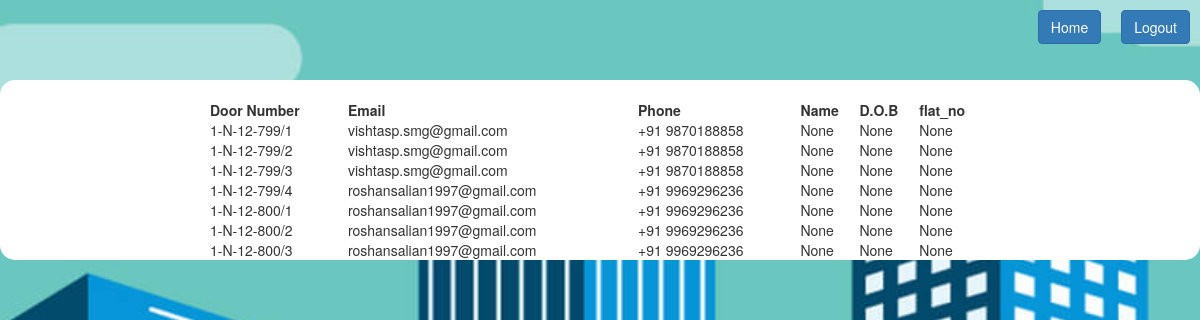
Page /displayFlatOwner on the earlier database version.
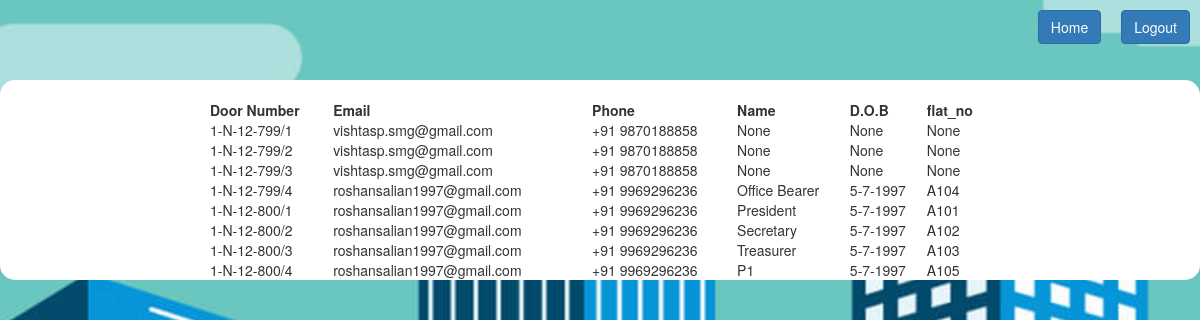
Same page on the later database version.
### tables this page shows
CREATE TABLE "homeOwns" (
	"aptNo"	TEXT,
	"email"	TEXT,
	"phone"	TEXT,
	"usrName"	TEXT,
	"dob"	TEXT,
	"photo"	TEXT,
	"id_photo"	TEXT,
	"father"	TEXT,
	"mother"	TEXT,
	"comm_address"	TEXT,
	"perm_address"	TEXT,
	"occupation"	TEXT,
	"occupancy"	INTEGER,
	"comm_add_proof"	TEXT,
	"perm_add_proof"	TEXT,
	"sale_deed"	TEXT,
	"flat_no"	TEXT,
	PRIMARY KEY("aptNo")
);

### script.py (the view)
@app.route('/displayFlatOwner')
def displayFlatOwner():
	conn = sqlite3.connect('data/data.db')
	cur = conn.cursor()
	cur.execute("SELECT * from homeOwns;")
	data = cur.fetchall()
	return render_template('flatOwnerInfo.html', data=data)

### script.py (called while the page is built)
@app.before_request
def before_request():
	g.user = None
	if 'user' in session:
		g.user = session['user']

### templates/flatOwnerInfo.html (shortened to what this page needs)
<!DOCTYPE html>
<html>
<head>
	<link rel="stylesheet" type="text/css" href="{{ url_for('static', filename='bootstrap.css') }}">
	<link rel="stylesheet" type="text/css" href="{{ url_for('static', filename='myStyles.css') }}">
	<link rel="stylesheet" href="https://maxcdn.bootstrapcdn.com/bootstrap/3.4.0/css/bootstrap.min.css">
</head>
<body class="bgSet">
	<a href="/logout" style="float: right; margin: 10px"><button class="btn btn-primary">Logout</button></a>
  <a href="/welcomeH" style="float: right; margin: 10px"><button class="btn btn-primary">Home</button></a>
  <br>
  <br><br><br>
  <div style="text-align:center; background-color: white; border-radius:15px;">
		<center>
			<table  width="65%" align="center;" style="margin: 0px auto;">
				<tr>
					<td><b>Door Number</b></td>
			    <td><b>Email</b></td>
			    <td><b>Phone</b></td>
					<td><b>Name</b></td>
					<td><b>D.O.B</b></td>
          <td><b>flat_no</b></td>
				<tr>
				<br>
				{% for item in data %}
				<tr>
					<td>{{item[0]}}</td>
			    <td>{{item[1]}}</td>
			    <td>{{item[2]}}</td>
					<td>{{item[3]}}</td>
					<td>{{item[4]}}</td>
          <td>{{item[16]}}</td>
				<tr>
				{% endfor %}
			</table>
		</center>
	</div>
</body>
</html>

### static/myStyles.css (style rules this page uses)
:root { --lightGrey: #DDDDDD; --maroon: #800000; --deepGreenLight: #00902080; --deepBlueLight: #00008080; --orangeLight: #FFA000A0; --pinkLight: #F4BFBEC0; --redLight: #FF000090; --lightRed: #FF3333; --lightBlue: #ADD8E6F0; --lightGreen: #90EE90F0; }
.bgSet { background-image: url('/static/images/buildings.jpg'); background-repeat: no-repeat; background-size: cover; background-attachment: fixed; }

Differences in the rows shown:
changed homeOwns "1-N-12-799/4": usrName "None" → "Office Bearer"; dob "None" → "5-7-1997"; flat_no "None" → "A104"
changed homeOwns "1-N-12-800/1": usrName "None" → "President"; dob "None" → "5-7-1997"; flat_no "None" → "A101"
changed homeOwns "1-N-12-800/2": usrName "None" → "Secretary"; dob "None" → "5-7-1997"; flat_no "None" → "A102"
changed homeOwns "1-N-12-800/3": usrName "None" → "Treasurer"; dob "None" → "5-7-1997"; flat_no "None" → "A103"
added homeOwns: aptNo "1-N-12-800/4", email "roshansalian1997@gmail.com", phone "+91 9969296236", usrName "P1", dob "5-7-1997", flat_no "A105"
